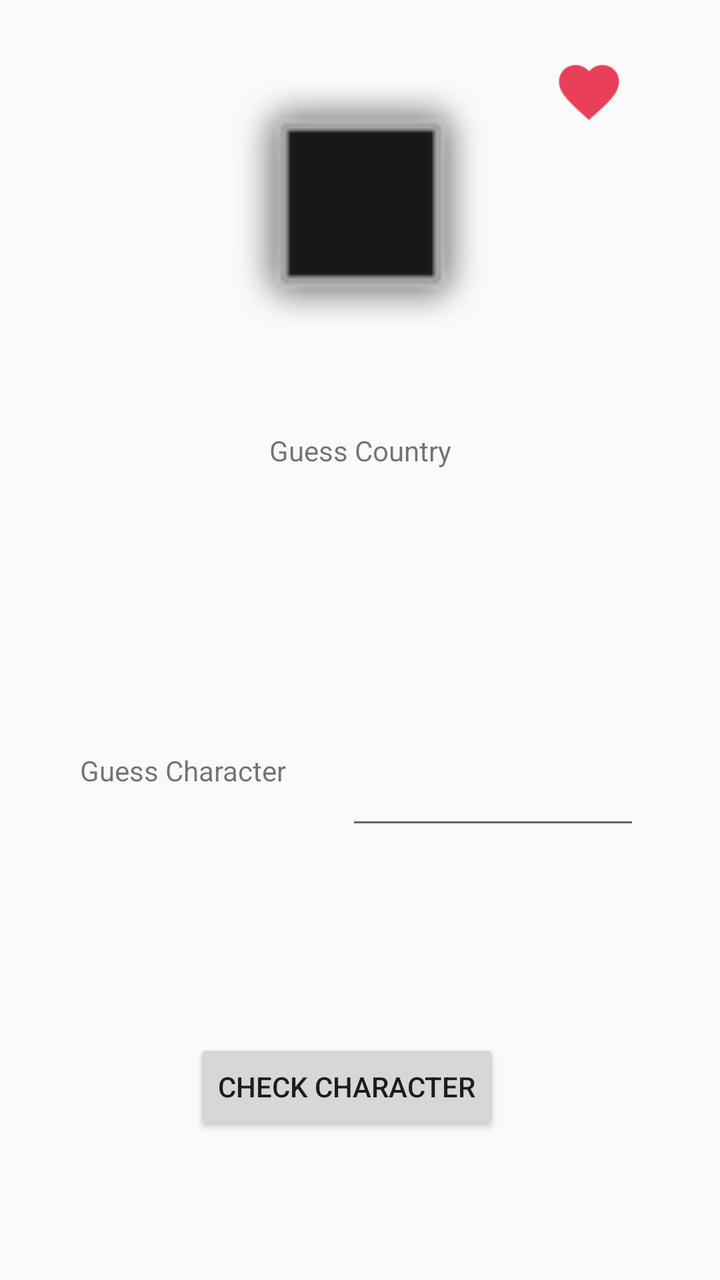
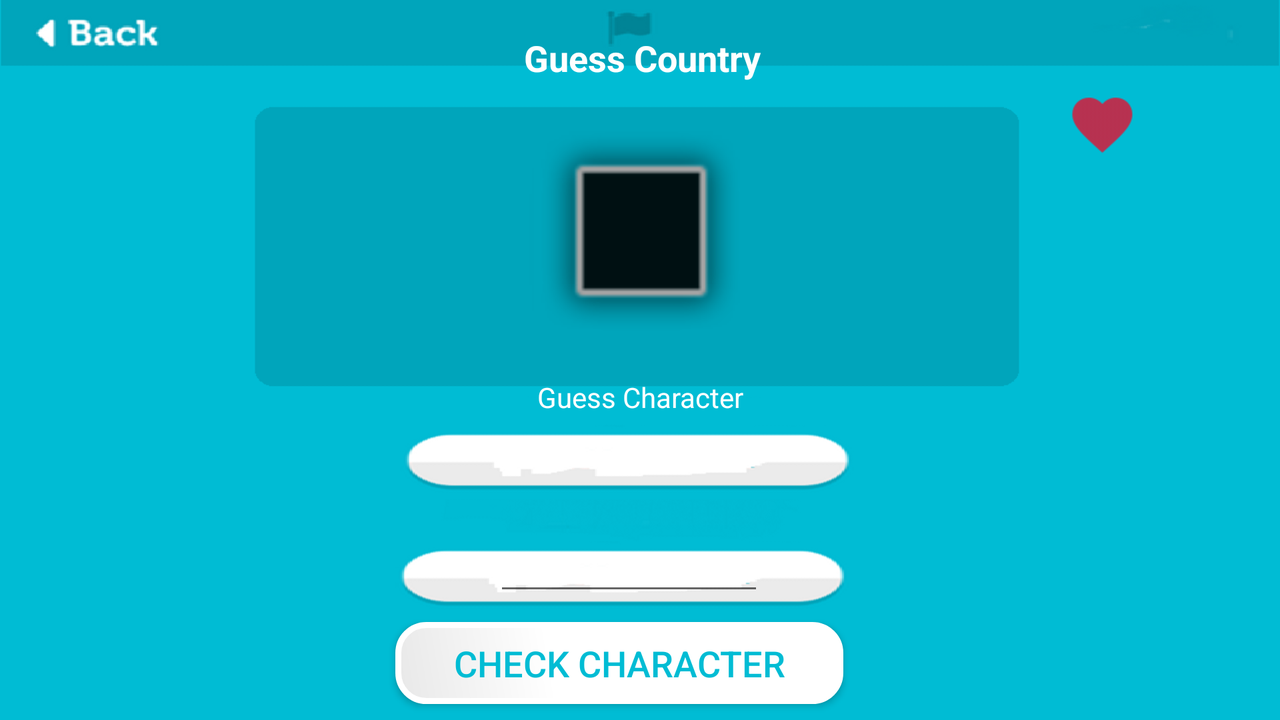

The same Android screen from two of the app's own layout files: first res/layout/ as a phone draws it, then the repository's variant for another configuration, drawn on a device whose configuration selects that folder. Both files follow.
<!-- AndroidManifest.xml: application theme AppTheme -->
<!-- res/layout/activity_game_guess_hint.xml -->
<?xml version="1.0" encoding="utf-8"?>
<android.support.constraint.ConstraintLayout xmlns:android="http://schemas.android.com/apk/res/android"
    xmlns:app="http://schemas.android.com/apk/res-auto"
    xmlns:tools="http://schemas.android.com/tools"
    android:layout_width="match_parent"
    android:layout_height="match_parent"
    tools:context=".GameGuessHint">

    <ImageView
        android:id="@+id/game_image_2"
        android:layout_width="140dp"
        android:layout_height="149dp"
        android:layout_marginStart="8dp"
        android:layout_marginTop="8dp"
        android:layout_marginEnd="8dp"
        android:layout_marginBottom="8dp"
        app:layout_constraintBottom_toBottomOf="parent"
        app:layout_constraintEnd_toEndOf="parent"
        app:layout_constraintStart_toStartOf="parent"
        app:layout_constraintTop_toTopOf="parent"
        app:layout_constraintVertical_bias="0.057"
        app:srcCompat="@android:drawable/alert_dark_frame" />

    <TextView
        android:id="@+id/text_message_2"
        android:layout_width="140dp"
        android:layout_height="36dp"
        android:layout_marginTop="8dp"
        android:layout_marginBottom="8dp"
        android:text="Guess Country"
        android:textAlignment="center"
        app:layout_constraintBottom_toBottomOf="parent"
        app:layout_constraintEnd_toEndOf="parent"
        app:layout_constraintStart_toStartOf="parent"
        app:layout_constraintTop_toTopOf="parent"
        app:layout_constraintVertical_bias="0.353" />

    <Button
        android:id="@+id/button_check_game2"
        android:layout_width="wrap_content"
        android:layout_height="wrap_content"
        android:layout_marginTop="8dp"
        android:layout_marginBottom="8dp"
        android:onClick="check_character"
        android:text="Check Character"
        app:layout_constraintBottom_toBottomOf="parent"
        app:layout_constraintEnd_toEndOf="parent"
        app:layout_constraintHorizontal_bias="0.468"
        app:layout_constraintStart_toStartOf="parent"
        app:layout_constraintTop_toTopOf="parent"
        app:layout_constraintVertical_bias="0.888" />

    <Button
        android:id="@+id/button_next_game2"
        android:layout_width="wrap_content"
        android:layout_height="wrap_content"
        android:layout_marginTop="8dp"
        android:layout_marginBottom="8dp"
        android:onClick="next_quiz_game2"
        android:text="Next"
        android:visibility="gone"
        app:layout_constraintBottom_toBottomOf="parent"
        app:layout_constraintEnd_toEndOf="parent"
        app:layout_constraintStart_toStartOf="parent"
        app:layout_constraintTop_toTopOf="parent"
        app:layout_constraintVertical_bias="0.93" />

    <TextView
        android:id="@+id/textView2"
        android:layout_width="125dp"
        android:layout_height="38dp"
        android:layout_marginStart="8dp"
        android:layout_marginTop="124dp"
        android:layout_marginEnd="8dp"
        android:text="Guess Character"
        app:layout_constraintEnd_toStartOf="@+id/editText_input"
        app:layout_constraintHorizontal_bias="1.0"
        app:layout_constraintStart_toStartOf="parent"
        app:layout_constraintTop_toBottomOf="@+id/text_message_2" />

    <EditText
        android:id="@+id/editText_input"
        android:layout_width="147dp"
        android:layout_height="48dp"
        android:layout_marginTop="120dp"
        android:layout_marginEnd="40dp"
        android:ems="10"
        android:inputType="textPersonName"
        android:maxLength="1"
        app:layout_constraintEnd_toEndOf="parent"
        app:layout_constraintTop_toBottomOf="@+id/text_message_2" />

    <TextView
        android:id="@+id/Text_result_game2"
        android:layout_width="127dp"
        android:layout_height="33dp"
        android:layout_marginStart="8dp"
        android:layout_marginTop="40dp"
        android:layout_marginEnd="8dp"
        android:layout_marginBottom="8dp"
        app:layout_constraintBottom_toTopOf="@+id/button_check_game2"
        app:layout_constraintEnd_toEndOf="parent"
        app:layout_constraintHorizontal_bias="0.502"
        app:layout_constraintStart_toStartOf="parent"
        app:layout_constraintTop_toBottomOf="@+id/text_message_2"
        app:layout_constraintVertical_bias="0.303" />

    <TextView
        android:id="@+id/Text_answer_dash"
        android:layout_width="269dp"
        android:layout_height="43dp"
        android:layout_marginStart="8dp"
        android:layout_marginTop="8dp"
        android:layout_marginEnd="8dp"
        android:layout_marginBottom="8dp"
        android:textAlignment="center"
        android:textSize="18sp"
        android:textStyle="bold"
        app:layout_constraintBottom_toTopOf="@+id/Text_result_game2"
        app:layout_constraintEnd_toEndOf="parent"
        app:layout_constraintStart_toStartOf="parent"
        app:layout_constraintTop_toBottomOf="@+id/text_message_2" />

    <ImageView
        android:id="@+id/imageView3"
        android:layout_width="37dp"
        android:layout_height="36dp"
        android:layout_marginStart="276dp"
        android:layout_marginTop="28dp"
        android:layout_marginEnd="8dp"
        android:layout_marginBottom="8dp"
        app:layout_constraintBottom_toBottomOf="parent"
        app:layout_constraintEnd_toStartOf="@+id/text_lifecount"
        app:layout_constraintHorizontal_bias="0.0"
        app:layout_constraintStart_toStartOf="parent"
        app:layout_constraintTop_toTopOf="parent"
        app:layout_constraintVertical_bias="0.0"
        app:srcCompat="@drawable/ic_action_name" />

    <TextView
        android:id="@+id/text_lifecount"
        android:layout_width="24dp"
        android:layout_height="29dp"
        android:layout_marginStart="8dp"
        android:layout_marginTop="8dp"
        android:layout_marginEnd="16dp"
        android:layout_marginBottom="8dp"
        android:lineSpacingExtra="12sp"
        android:textAlignment="center"
        android:textSize="18sp"
        android:textStyle="bold"
        app:layout_constraintBottom_toBottomOf="parent"
        app:layout_constraintEnd_toEndOf="parent"
        app:layout_constraintHorizontal_bias="1.0"
        app:layout_constraintStart_toStartOf="parent"
        app:layout_constraintTop_toTopOf="parent"
        app:layout_constraintVertical_bias="0.044" />

    <TextView
        android:id="@+id/text_status"
        android:layout_width="135dp"
        android:layout_height="27dp"
        android:layout_marginTop="8dp"
        android:layout_marginBottom="8dp"
        android:textAlignment="center"
        android:textSize="18sp"
        android:textStyle="bold"
        app:layout_constraintBottom_toTopOf="@+id/button_check_game2"
        app:layout_constraintEnd_toEndOf="parent"
        app:layout_constraintHorizontal_bias="0.431"
        app:layout_constraintStart_toStartOf="parent"
        app:layout_constraintTop_toTopOf="parent"
        app:layout_constraintVertical_bias="1.0" />
</android.support.constraint.ConstraintLayout>
<!-- resources referenced by this layout -->
<resources>
  <!-- drawable ic_action_name: png bitmap (drawable-hdpi, 586 bytes) -->
  <style name="AppTheme" parent="Theme.AppCompat.Light.DarkActionBar">
  
          
          <item name="colorPrimary">@color/colorPrimary</item>
          <item name="colorPrimaryDark">@color/colorPrimaryDark</item>
          <item name="colorAccent">@color/colorAccent</item>
      </style>
</resources>
<!-- res/layout-land/activity_game_guess_hint.xml (the repository's variant of the layout above) -->
<!-- drawn on the phone turned sideways -->
<?xml version="1.0" encoding="utf-8"?>
<android.support.constraint.ConstraintLayout xmlns:android="http://schemas.android.com/apk/res/android"
    xmlns:app="http://schemas.android.com/apk/res-auto"
    xmlns:tools="http://schemas.android.com/tools"
    android:layout_width="match_parent"
    android:layout_height="match_parent"
    android:background="@drawable/game_1_2_backg_lands"
    tools:context=".GameGuessHint">

    <ImageView
        android:id="@+id/game_image_2"
        android:layout_width="292dp"
        android:layout_height="112dp"
        android:layout_marginStart="8dp"
        android:layout_marginTop="8dp"
        android:layout_marginEnd="8dp"
        android:layout_marginBottom="8dp"
        android:contentDescription="@string/game2_image"
        app:layout_constraintBottom_toBottomOf="parent"
        app:layout_constraintEnd_toEndOf="parent"
        app:layout_constraintHorizontal_bias="0.501"
        app:layout_constraintStart_toStartOf="parent"
        app:layout_constraintTop_toTopOf="parent"
        app:layout_constraintVertical_bias="0.248"
        app:srcCompat="@android:drawable/alert_dark_frame" />

    <TextView
        android:id="@+id/text_message_2"
        android:layout_width="203dp"
        android:layout_height="37dp"
        android:layout_marginTop="8dp"
        android:layout_marginBottom="8dp"
        android:text="@string/guess_country"
        android:textAlignment="center"
        android:textColor="@android:color/white"
        android:textSize="18sp"
        android:textStyle="bold"
        app:layout_constraintBottom_toBottomOf="parent"
        app:layout_constraintEnd_toEndOf="parent"
        app:layout_constraintHorizontal_bias="0.503"
        app:layout_constraintStart_toStartOf="parent"
        app:layout_constraintTop_toTopOf="parent"
        app:layout_constraintVertical_bias="0.028" />

    <Button
        android:id="@+id/button_check_game2"
        android:layout_width="224dp"
        android:layout_height="41dp"
        android:layout_marginTop="8dp"
        android:layout_marginBottom="8dp"
        android:background="@drawable/shape_game1"
        android:onClick="check_character"
        android:text="@string/check_character"
        android:textColor="#00BCD4"
        android:textSize="18sp"
        app:layout_constraintBottom_toBottomOf="parent"
        app:layout_constraintEnd_toEndOf="parent"
        app:layout_constraintHorizontal_bias="0.475"
        app:layout_constraintStart_toStartOf="parent"
        app:layout_constraintTop_toTopOf="parent"
        app:layout_constraintVertical_bias="1.0" />


    
    
    
    
    
    
    
    
    
    
    
    
    
    

    <TextView
        android:id="@+id/textView2"
        android:layout_width="174dp"
        android:layout_height="35dp"
        android:layout_marginStart="8dp"
        android:layout_marginTop="8dp"
        android:layout_marginEnd="8dp"
        android:layout_marginBottom="136dp"
        android:text="@string/guess_character"
        android:textAlignment="center"
        android:textColor="@android:color/white"
        app:layout_constraintBottom_toBottomOf="parent"
        app:layout_constraintEnd_toEndOf="parent"
        app:layout_constraintStart_toStartOf="parent"
        app:layout_constraintTop_toTopOf="parent"
        app:layout_constraintVertical_bias="1.0" />

    <EditText
        android:id="@+id/editText_input"
        android:layout_width="135dp"
        android:layout_height="43dp"
        android:layout_marginStart="8dp"
        android:layout_marginTop="8dp"
        android:layout_marginEnd="116dp"
        android:layout_marginBottom="8dp"
        android:ems="10"
        android:inputType="textPersonName"
        android:maxLength="1"
        android:textAlignment="center"
        app:layout_constraintBottom_toBottomOf="parent"
        app:layout_constraintEnd_toEndOf="parent"
        app:layout_constraintHorizontal_bias="0.627"
        app:layout_constraintStart_toStartOf="parent"
        app:layout_constraintTop_toTopOf="parent"
        app:layout_constraintVertical_bias="0.836" />

    <TextView
        android:id="@+id/Text_result_game2"
        android:layout_width="579dp"
        android:layout_height="35dp"
        android:layout_marginStart="8dp"
        android:layout_marginTop="8dp"
        android:layout_marginEnd="8dp"
        android:layout_marginBottom="8dp"
        android:textAlignment="center"
        android:textSize="18sp"
        android:textStyle="bold"
        app:layout_constraintBottom_toBottomOf="parent"
        app:layout_constraintEnd_toEndOf="parent"
        app:layout_constraintHorizontal_bias="1.0"
        app:layout_constraintStart_toStartOf="parent"
        app:layout_constraintTop_toTopOf="parent"
        app:layout_constraintVertical_bias="0.753" />

    <TextView
        android:id="@+id/Text_answer_dash"
        android:layout_width="191dp"
        android:layout_height="36dp"
        android:layout_marginStart="8dp"
        android:layout_marginTop="8dp"
        android:layout_marginEnd="8dp"
        android:layout_marginBottom="8dp"
        android:textAlignment="center"
        android:textSize="18sp"
        android:textStyle="bold"
        app:layout_constraintBottom_toBottomOf="parent"
        app:layout_constraintEnd_toEndOf="parent"
        app:layout_constraintHorizontal_bias="0.477"
        app:layout_constraintStart_toStartOf="parent"
        app:layout_constraintTop_toBottomOf="@+id/text_message_2"
        app:layout_constraintVertical_bias="0.573" />

    <ImageView
        android:id="@+id/imageView3"
        android:layout_width="37dp"
        android:layout_height="36dp"
        android:layout_marginStart="276dp"
        android:layout_marginTop="28dp"
        android:layout_marginEnd="8dp"
        android:layout_marginBottom="8dp"
        android:contentDescription="@string/life_image"
        app:layout_constraintBottom_toBottomOf="parent"
        app:layout_constraintEnd_toStartOf="@+id/text_lifecount"
        app:layout_constraintHorizontal_bias="1.0"
        app:layout_constraintStart_toStartOf="parent"
        app:layout_constraintTop_toTopOf="parent"
        app:layout_constraintVertical_bias="0.057"
        app:srcCompat="@drawable/ic_action_name" />

    <TextView
        android:id="@+id/text_lifecount"
        android:layout_width="37dp"
        android:layout_height="36dp"
        android:layout_marginStart="8dp"
        android:layout_marginTop="8dp"
        android:layout_marginEnd="16dp"
        android:layout_marginBottom="8dp"
        android:lineSpacingExtra="12sp"
        android:textAlignment="center"
        android:textColor="@android:color/holo_red_dark"
        android:textSize="18sp"
        android:textStyle="bold"
        app:layout_constraintBottom_toBottomOf="parent"
        app:layout_constraintEnd_toEndOf="parent"
        app:layout_constraintHorizontal_bias="0.984"
        app:layout_constraintStart_toStartOf="parent"
        app:layout_constraintTop_toTopOf="parent"
        app:layout_constraintVertical_bias="0.123" />

    <TextView
        android:id="@+id/text_status"
        android:layout_width="183dp"
        android:layout_height="62dp"
        android:layout_marginTop="8dp"
        android:layout_marginBottom="8dp"
        android:textAlignment="center"
        android:textSize="18sp"
        app:layout_constraintBottom_toBottomOf="parent"
        app:layout_constraintEnd_toEndOf="parent"
        app:layout_constraintHorizontal_bias="1.0"
        app:layout_constraintStart_toStartOf="parent"
        app:layout_constraintTop_toTopOf="parent"
        app:layout_constraintVertical_bias="1.0" />

    <TextView
        android:id="@+id/text_timer_game2"
        android:layout_width="45dp"
        android:layout_height="56dp"
        android:layout_marginStart="28dp"
        android:layout_marginTop="8dp"
        android:layout_marginEnd="8dp"
        android:layout_marginBottom="300dp"
        android:textAlignment="center"
        android:textColor="@android:color/white"
        android:textSize="24sp"
        app:layout_constraintBottom_toBottomOf="parent"
        app:layout_constraintEnd_toEndOf="parent"
        app:layout_constraintHorizontal_bias="1.0"
        app:layout_constraintStart_toStartOf="parent"
        app:layout_constraintTop_toTopOf="parent"
        app:layout_constraintVertical_bias="1.0" />

    <Button
        android:id="@+id/back_game2"
        android:layout_width="110dp"
        android:layout_height="43dp"
        android:layout_marginStart="8dp"
        android:layout_marginTop="8dp"
        android:layout_marginEnd="8dp"
        android:layout_marginBottom="5dp"
        android:alpha="0"
        android:onClick="back"
        app:layout_constraintBottom_toBottomOf="parent"
        app:layout_constraintEnd_toEndOf="parent"
        app:layout_constraintHorizontal_bias="0.0"
        app:layout_constraintStart_toStartOf="parent"
        app:layout_constraintTop_toTopOf="parent"
        app:layout_constraintVertical_bias="0.0" />
</android.support.constraint.ConstraintLayout>
<!-- resources referenced by the variant -->
<!-- as the phone turned sideways resolves them -->
<resources>
  <!-- drawable game_1_2_backg_lands: png bitmap (drawable, 34895 bytes) -->
  <!-- drawable ic_action_name: png bitmap (drawable-hdpi, 586 bytes) -->
  <!-- drawable shape_game1 (drawable) -->
  <?xml version="1.0" encoding="utf-8"?>
  <shape xmlns:android="http://schemas.android.com/apk/res/android"
      android:shape="rectangle">
      <corners android:radius="14dp" />
      <gradient
          android:angle="45"
          android:centerX="35%"
          android:centerColor="#FFFFFF"
          android:startColor="#E8E8E8"
          android:endColor="#FFFFFF"
          android:type="linear" />
      <padding
          android:left="0dp"
          android:top="0dp"
          android:right="0dp"
          android:bottom="0dp" />
      <size
          android:width="270dp"
          android:height="60dp" />
      <stroke
          android:width="3dp"
          android:color="#FFFFFF" />
  </shape>
  <string name="check_character">Check Character</string>
  <string name="game2_image">game2_image</string>
  <string name="guess_character">Guess Character</string>
  <string name="guess_country">Guess Country</string>
  <string name="life_image">lifre_image</string>
  <style name="AppTheme" parent="Theme.AppCompat.Light.DarkActionBar">
  
          
          <item name="colorPrimary">@color/colorPrimary</item>
          <item name="colorPrimaryDark">@color/colorPrimaryDark</item>
          <item name="colorAccent">@color/colorAccent</item>
      </style>
</resources>
